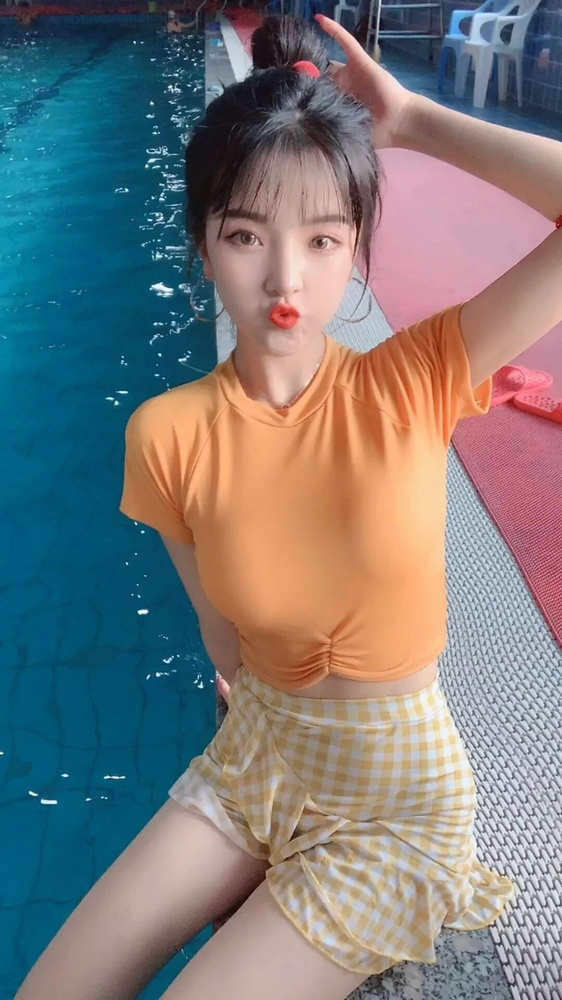
#> input picture opencv/lovely.jpg, 562 x 1000 px, shrunk from 1080 x 1920 before the run
$ python 03_img2val.py
#> lines starting #> are read from the running program, lines starting #| are printed output that depends on the picture; after the words box and inside, x2 and y2 are one past the last pixel; in counts of white or black regions, pixels touching at a corner belong together
### opencv/func.py
import cv2
import matplotlib.pyplot as plt
import numpy as np

# 显示图片方法
# [9 lines left out: functions showimg, showgray, not called in this run]
# 读取图片
def imgread(imgurl):
#> called with imgurl = 'lovely.jpg'
	img = cv2.imread(imgurl)
#> img is the input picture: shape (1000, 562, 3); mean B, G, R 123.7, 122.6, 121.6
	# 因颜色通道不一样 需要转换
	img = cv2.cvtColor(img, cv2.COLOR_BGR2RGB)
	return img

def colorrand():
	return np.random.randint(0, 255,size=(3,)).tolist()
# 展示视频
# [37 lines left out: functions showvideo, facedetect, not called in this run]

### opencv/03_img2val.py
# 二值化
from func import *

img = imgread('lovely.jpg')

gray = cv2.cvtColor(img, cv2.COLOR_RGB2GRAY)
# 127阈值
ret1,thresh1 = cv2.threshold(gray, 200, 255,cv2.THRESH_BINARY)
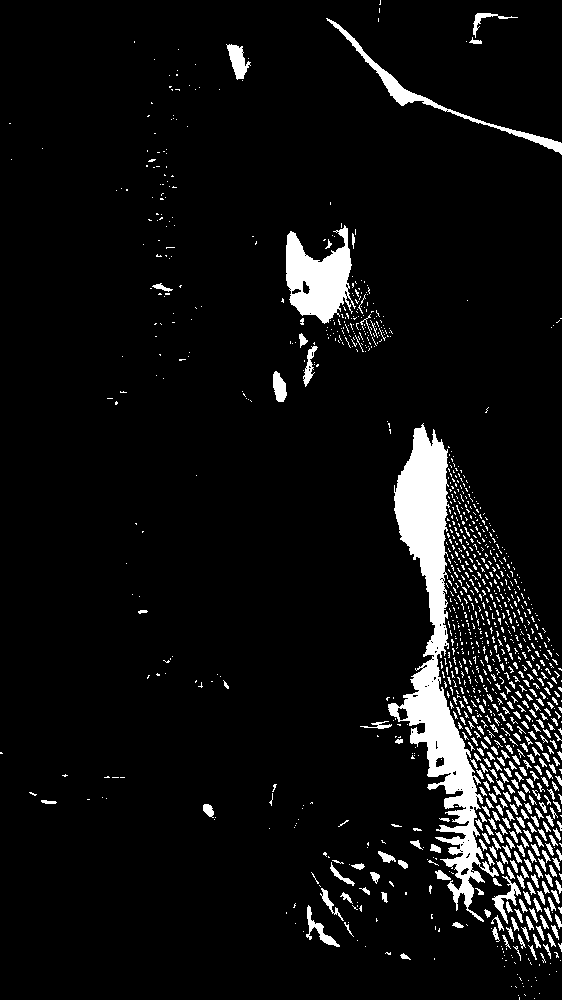
#> thresh1: shape (1000, 562); 6.4% white; 1142 white regions (903 under 20 px), largest, box (x1, y1, x2, y2) and area: (388, 423, 499, 922) 14728, (286, 225, 356, 324) 3967, (326, 18, 562, 155) 1719
ret2,thresh2 = cv2.threshold(gray, 127, 255,cv2.THRESH_BINARY_INV)
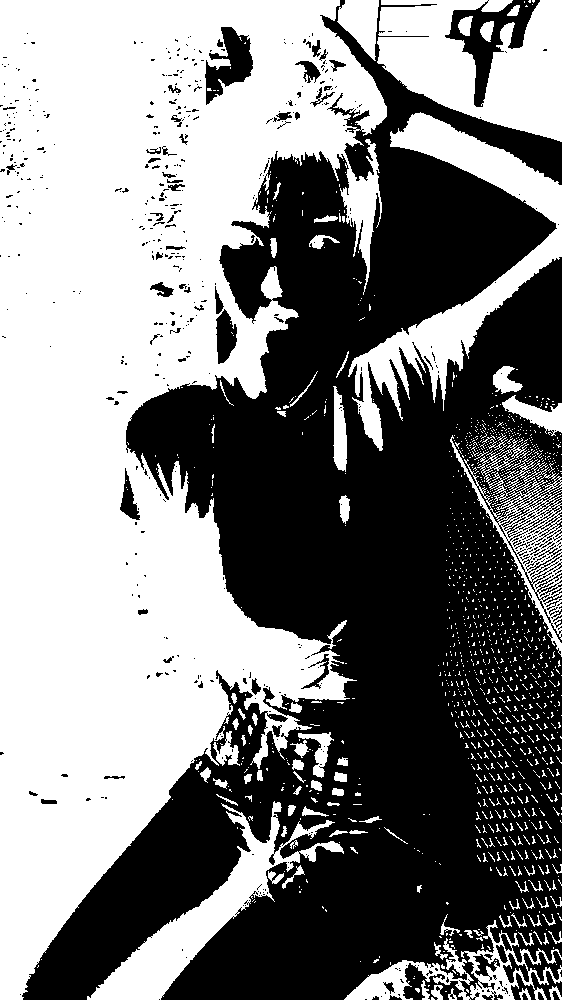
#> thresh2: shape (1000, 562); 50.7% white; 529 black regions (455 under 20 px), largest, box (x1, y1, x2, y2) and area: (22, 0, 562, 1000) 262591, (445, 0, 540, 107) 3183, (205, 27, 253, 105) 1877
ret3,thresh3 = cv2.threshold(gray, 127, 255,cv2.THRESH_TRUNC)
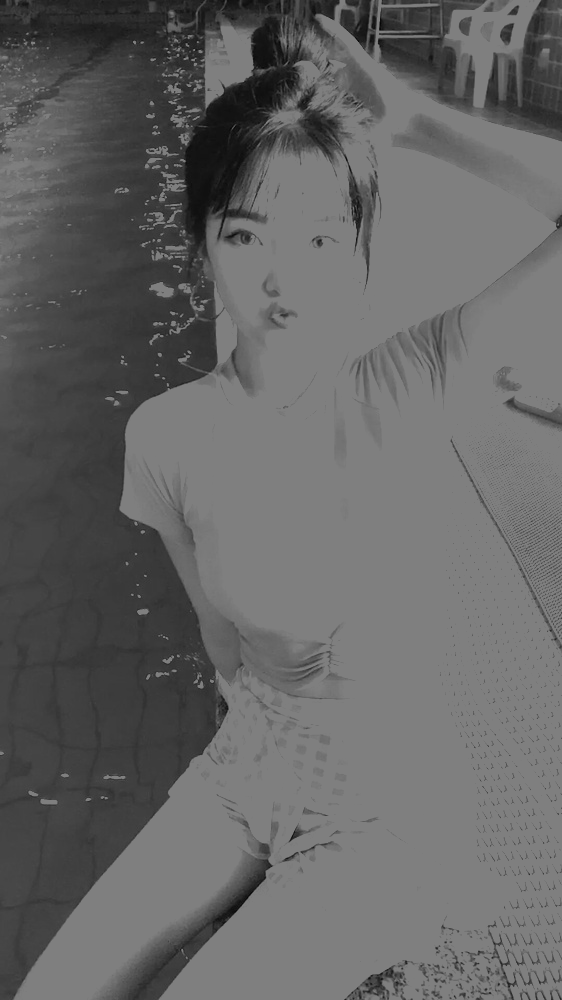
#> thresh3: shape (1000, 562); min 4, max 127, mean 101.1
ret4,thresh4 = cv2.threshold(gray, 127, 255,cv2.THRESH_TOZERO)
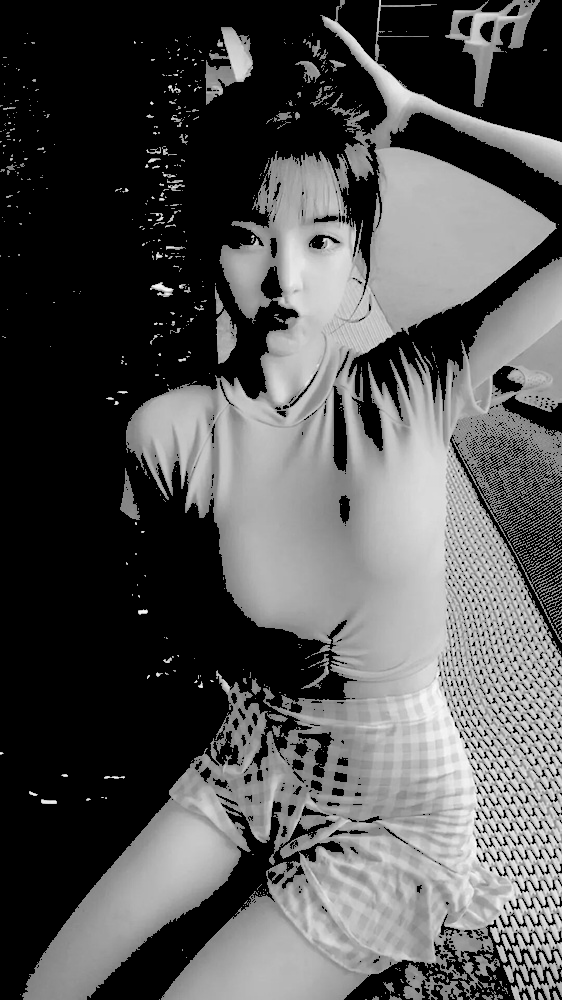
#> thresh4: shape (1000, 562); min 0, max 255, mean 83.9
ret5,thresh5 = cv2.threshold(gray, 127, 255,cv2.THRESH_TOZERO_INV)
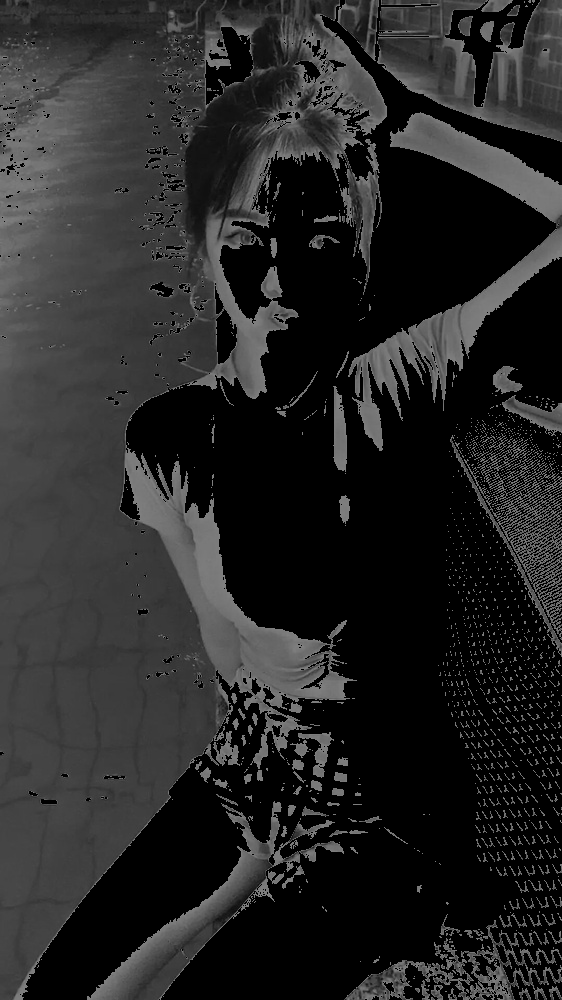
#> thresh5: shape (1000, 562); min 0, max 127, mean 38.5

titles = ['original','THRESH_BINARY','THRESH_BINARY_INV','THRESH_TRUNC',
'THRESH_TOZERO','THRESH_TOZERO_INV']
imgs = [gray, thresh1, thresh2, thresh3, thresh4, thresh5]
plt.figure(figsize=(15,5))

# [10 lines of commented-out code are left out]

ret6,thresh6 = cv2.threshold(gray, 0, 255,cv2.THRESH_BINARY | cv2.THRESH_OTSU)
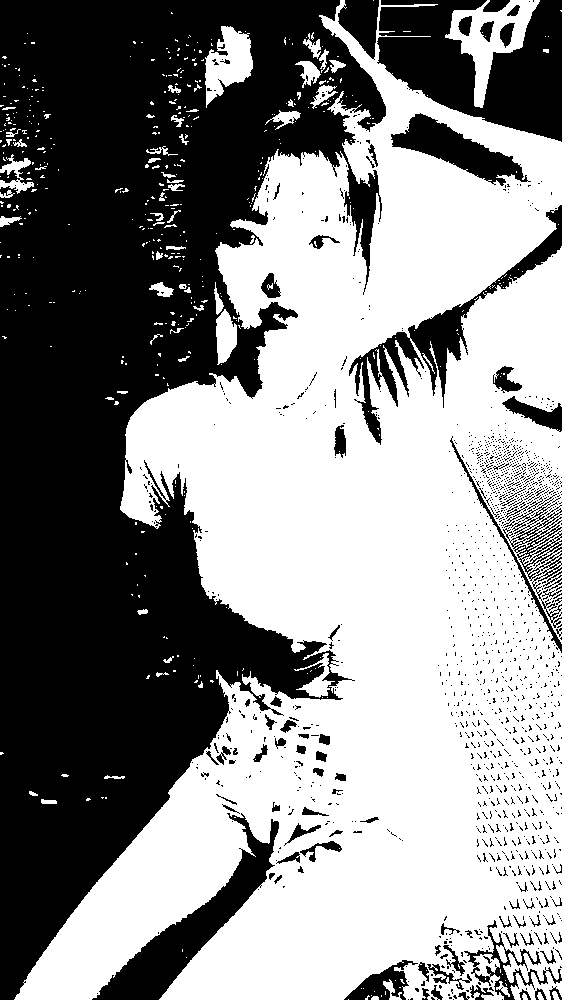
#> thresh6: shape (1000, 562); 54% white; 1407 black regions (1314 under 20 px), largest, box (x1, y1, x2, y2) and area: (0, 0, 386, 1000) 206251, (377, 0, 562, 142) 15688, (92, 813, 279, 1000) 7907
#> ret6 = 118
ret7,thresh7 = cv2.threshold(gray, 0, 255,cv2.THRESH_BINARY_INV | cv2.THRESH_OTSU)
#> ret7 = 118
print(ret6, ret7)
#| 118.0 118.0
# showgray(thresh7)

# Adaptive Thresholding 自适应阈值 ===================================
medianImg = cv2.medianBlur(gray, 5)
# 普通二值化
ret8,th8 = cv2.threshold(gray, 127, 255,cv2.THRESH_BINARY)
# 平均值阈值
th9 = cv2.adaptiveThreshold(gray, 255, cv2.ADAPTIVE_THRESH_MEAN_C, cv2.THRESH_BINARY, 11, 3)
#> th9: shape (1000, 562); 73.9% white; 2891 black regions (2401 under 20 px), largest, box (x1, y1, x2, y2) and area: (276, 401, 562, 1000) 26578, (4, 0, 290, 1000) 22141, (337, 0, 562, 142) 5519
# 高斯阈值
th10 = cv2.adaptiveThreshold(gray, 255, cv2.ADAPTIVE_THRESH_GAUSSIAN_C, cv2.THRESH_BINARY, 11, 3)
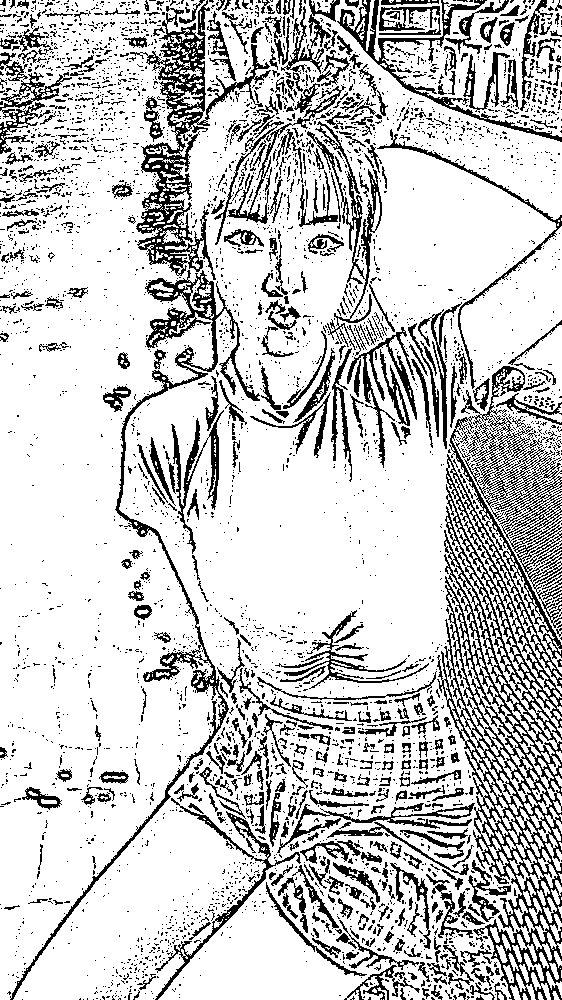
#> th10: shape (1000, 562); 79.2% white; black in thin lines or dots
titles = ['original', 'THRESH_BINARY', 'ADAPTIVE_THRESH_MEAN_C', 'ADAPTIVE_THRESH_GAUSSIAN_C']
imgs = [img, th8, th9, th10]
for i in range(4):
	plt.subplot(2,2,i+1)
	plt.imshow(imgs[i],'gray')
	plt.axis('off')
	plt.title(titles[i])
plt.show()

$ run again, with opencv/solvay.jpg copied over opencv/lovely.jpg
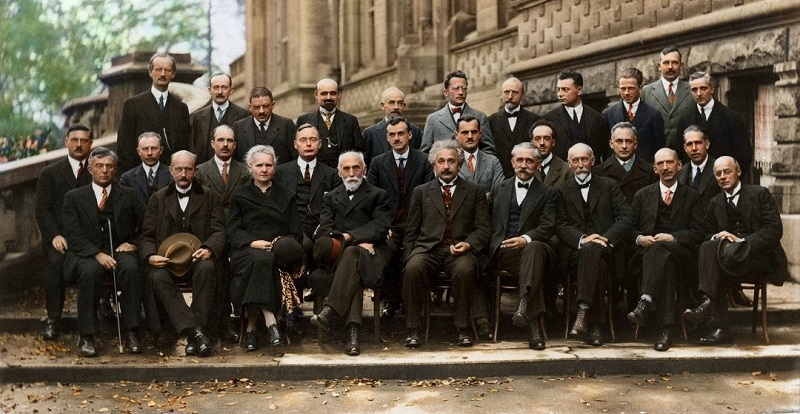
#> input picture opencv/solvay.jpg, 800 x 414 px
#> in imgread, img is the input picture: shape (414, 800, 3); mean B, G, R 64.9, 80.6, 90.9
#> `ret1,thresh1 = cv2.threshold(gray, 200, 255,cv2.THRESH_BINARY)`:
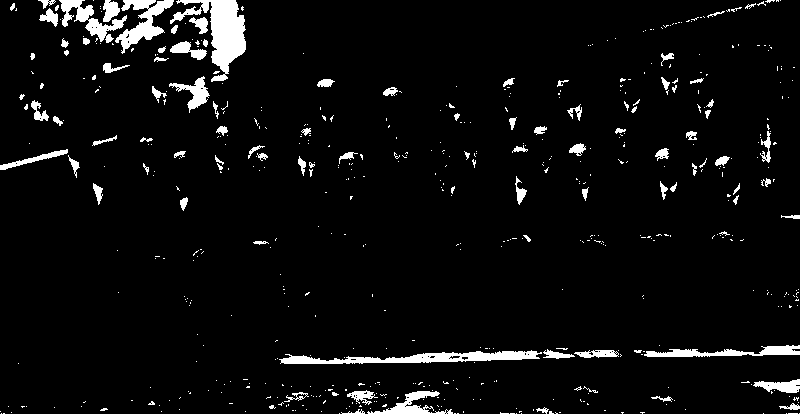
#> thresh1: shape (414, 800); 5% white; 568 white regions (475 under 20 px), largest, box (x1, y1, x2, y2) and area: (170, 0, 246, 82) 2410, (279, 350, 542, 364) 1788, (115, 0, 174, 54) 1207
#> thresh2: shape (414, 800); 72.6% white; 871 black regions (709 under 20 px), largest, box (x1, y1, x2, y2) and area: (0, 0, 264, 130) 19623, (0, 374, 800, 414) 19397, (444, 0, 800, 117) 9765
#> thresh6: shape (414, 800); 38.2% white; 573 white regions (456 under 20 px), largest, box (x1, y1, x2, y2) and area: (0, 0, 800, 180) 61347, (0, 371, 800, 414) 25116, (0, 335, 800, 368) 10047
#> ret6 = 95
#| 95.0 95.0
#> th9: shape (414, 800); 55% white; 2960 black regions (2718 under 20 px), largest, box (x1, y1, x2, y2) and area: (0, 0, 800, 364) 102066, (0, 354, 800, 414) 13421, (386, 0, 444, 107) 2035
#> `th10 = cv2.adaptiveThreshold(gray, 255, cv2.ADAPTIVE_THRESH_GAUSSIAN_C..`:
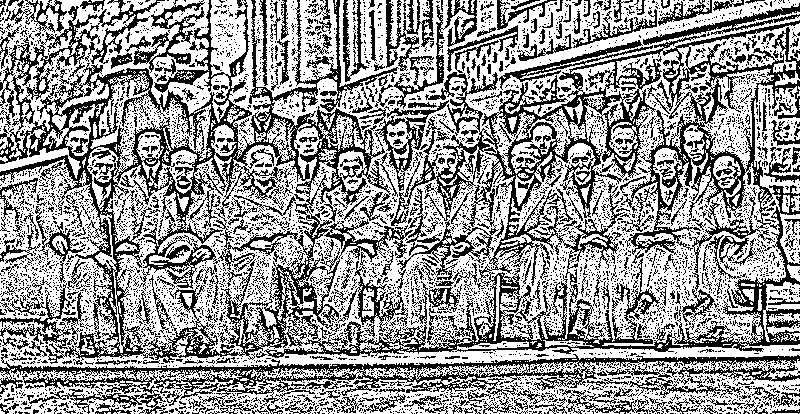
#> th10: shape (414, 800); 59.7% white; black in thin lines or dots
